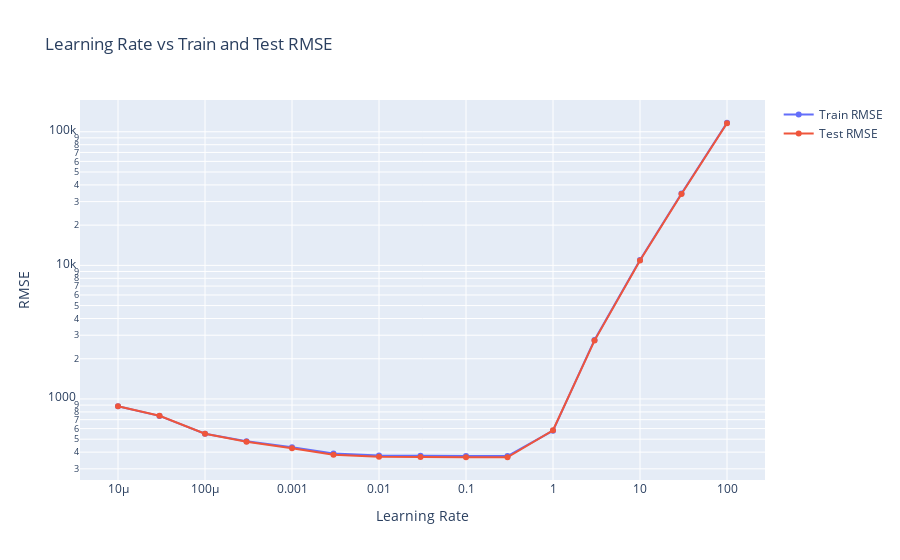

Notebook code cell kept with this figure:
### Code cell
fig = go.Figure()

fig.add_trace(go.Scatter(x = df_lin_alpha_errors['learning_rate'], y = df_lin_alpha_errors['train_rmse'], 
                         mode = 'lines+markers', name = 'Train RMSE'))
fig.add_trace(go.Scatter(x = df_lin_alpha_errors['learning_rate'], y = df_lin_alpha_errors['test_rmse'], 
                         mode = 'lines+markers', name = 'Test RMSE'))
fig.update_xaxes(type = 'log')
fig.update_yaxes(type = 'log')
fig.update_layout(title = 'Learning Rate vs Train and Test RMSE', 
                  xaxis_title = 'Learning Rate', yaxis_title = 'RMSE',
                  hovermode = 'x unified')

fig.show()

### Figure 1 — Plotly figure (JSON) as saved in the notebook; plotly's stock layout.template omitted (floating-point values rounded to 4 significant figures)
{"data": [{"mode": "lines+markers", "name": "Train RMSE", "type": "scatter", "x": [100, 30, 10, 3, 1, 0.3, 0.1, 0.03, 0.01, 0.003, 0.001, 0.0003, 0.0001, 3e-05, 1e-05], "y": [116800.0, 34470.0, 10960.0, 2766.0, 578.9, 374.1, 374.4, 375.3, 377.5, 390.1, 435.3, 482.4, 549.6, 747.2, 881.7]}, {"mode": "lines+markers", "name": "Test RMSE", "type": "scatter", "x": [100, 30, 10, 3, 1, 0.3, 0.1, 0.03, 0.01, 0.003, 0.001, 0.0003, 0.0001, 3e-05, 1e-05], "y": [115800.0, 34180.0, 10860.0, 2733.0, 583.3, 366.2, 366.5, 367.3, 369.5, 382.2, 428.5, 478.4, 549.5, 748.8, 883.1]}], "layout": {"hovermode": "x unified", "title": {"text": "Learning Rate vs Train and Test RMSE"}, "xaxis": {"title": {"text": "Learning Rate"}, "type": "log"}, "yaxis": {"title": {"text": "RMSE"}, "type": "log"}}}
